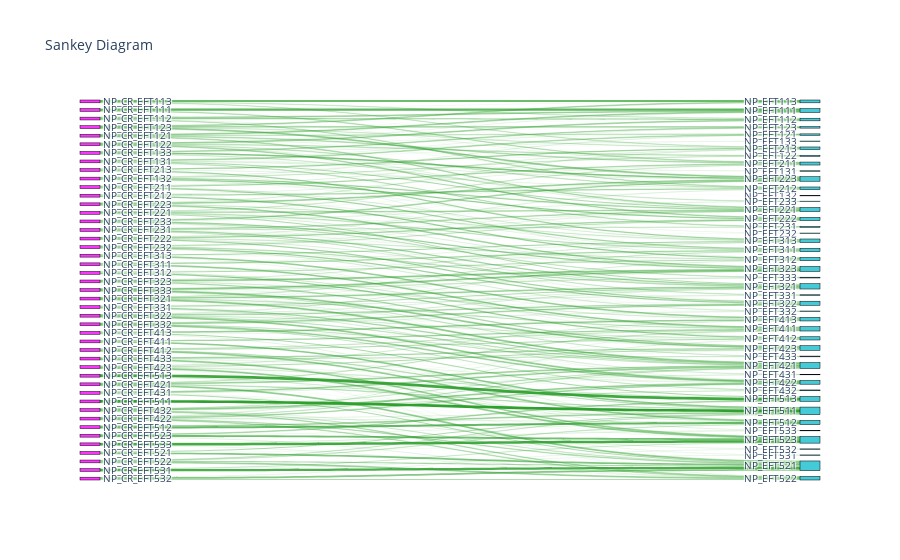

Notebook source saved alongside this figure:
### Code cell
import numpy
import pandas
import plotly.graph_objects as go

# read in the data to a dataframe
data_path = 'C:/Costa_Rica/EFT/Landsat7/EFT_correspondence_table_NP_based_national_scale_percentages.xlsx'
df = pandas.read_excel(
    data_path,
    sheet_name='EFT_correspondence_table_NP_bas',
    index_col=0  # use the first column as the row index
)


source_names = list(df.index.values)   # a list of the values in the first column
target_names = list(df.columns.values)  # a list of the values in the first row

# make all the source labels pink, and all the target labels blue
source_colors = ['rgba(255, 0, 255, 0.8)' for _ in source_names]
target_colors = ['rgba(23, 190, 207, 0.8)' for _ in target_names]
label_colors = source_colors + target_colors



# put all the source names and target names together in a list
labels = source_names + target_names
# this is the index where the target names start
targets_start_index = len(source_names)

sources = []
targets = []
values = []

# iterate over the rows in the dataframe in order
for source_index, (source, row) in enumerate(df.iterrows()):
    # source is a string
    # row is a pandas Series that we can iterate over
    for target_index, (target, value) in enumerate(row.iteritems()):
        # target is a string
        # value is the number in the cell or NaN
        if not numpy.isnan(value):  # don't include NaN cells
            # append the index, not the name. e.g. 0 instead of NP_CR_EFT111
            sources.append(source_index)
            targets.append(target_index + targets_start_index)
            values.append(value)

# print out all the source, target, value pairs
for s, t, v in zip(sources, targets, values):
    print(s, t, v)
    
# you can also do cool things with the colors, as an example:
# the fourth value of RGBA color is the opacity (0-1)
# you can use the value (the link width) to scale the opacity
link_colors = [f'rgba(44, 160, 44, {value})' for value in values]

# display the figure
fig = go.Figure(data=[go.Sankey(
    node=dict(
        pad=15,
        thickness=20,
        line=dict(color="black", width=0.5),
        label=labels,
        color=label_colors
    ),
    link=dict(
      source=sources,
      target=targets,
      value=values,
      color=link_colors
    )
)])

fig.update_layout(title_text="Sankey Diagram", font_size=10)
fig.show()
fig.write_image("C:/Costa_Rica/EFT/Landsat7/Sankey_Diagram_from_National_Local.svg")
fig.write_html("C:/Costa_Rica/EFT/Landsat7/Sankey_Diagram_from_National_Local.html")

### Figure 1 — Plotly figure (JSON) as saved in the notebook; plotly's stock layout.template omitted (floating-point values rounded to 4 significant figures; data arrays with more than 128 entries replaced by an {"elided": "..."} marker saying what was removed)
{"data": [{"link": {"color": {"elided": "382 str values"}, "source": {"elided": "382 int values"}, "target": {"elided": "382 int values"}, "value": {"elided": "382 float values"}}, "node": {"color": ["rgba(255, 0, 255, 0.8)", "rgba(255, 0, 255, 0.8)", "rgba(255, 0, 255, 0.8)", "rgba(255, 0, 255, 0.8)", "rgba(255, 0, 255, 0.8)", "rgba(255, 0, 255, 0.8)", "rgba(255, 0, 255, 0.8)", "rgba(255, 0, 255, 0.8)", "rgba(255, 0, 255, 0.8)", "rgba(255, 0, 255, 0.8)", "rgba(255, 0, 255, 0.8)", "rgba(255, 0, 255, 0.8)", "rgba(255, 0, 255, 0.8)", "rgba(255, 0, 255, 0.8)", "rgba(255, 0, 255, 0.8)", "rgba(255, 0, 255, 0.8)", "rgba(255, 0, 255, 0.8)", "rgba(255, 0, 255, 0.8)", "rgba(255, 0, 255, 0.8)", "rgba(255, 0, 255, 0.8)", "rgba(255, 0, 255, 0.8)", "rgba(255, 0, 255, 0.8)", "rgba(255, 0, 255, 0.8)", "rgba(255, 0, 255, 0.8)", "rgba(255, 0, 255, 0.8)", "rgba(255, 0, 255, 0.8)", "rgba(255, 0, 255, 0.8)", "rgba(255, 0, 255, 0.8)", "rgba(255, 0, 255, 0.8)", "rgba(255, 0, 255, 0.8)", "rgba(255, 0, 255, 0.8)", "rgba(255, 0, 255, 0.8)", "rgba(255, 0, 255, 0.8)", "rgba(255, 0, 255, 0.8)", "rgba(255, 0, 255, 0.8)", "rgba(255, 0, 255, 0.8)", "rgba(255, 0, 255, 0.8)", "rgba(255, 0, 255, 0.8)", "rgba(255, 0, 255, 0.8)", "rgba(255, 0, 255, 0.8)", "rgba(255, 0, 255, 0.8)", "rgba(255, 0, 255, 0.8)", "rgba(255, 0, 255, 0.8)", "rgba(255, 0, 255, 0.8)", "rgba(255, 0, 255, 0.8)", "rgba(23, 190, 207, 0.8)", "rgba(23, 190, 207, 0.8)", "rgba(23, 190, 207, 0.8)", "rgba(23, 190, 207, 0.8)", "rgba(23, 190, 207, 0.8)", "rgba(23, 190, 207, 0.8)", "rgba(23, 190, 207, 0.8)", "rgba(23, 190, 207, 0.8)", "rgba(23, 190, 207, 0.8)", "rgba(23, 190, 207, 0.8)", "rgba(23, 190, 207, 0.8)", "rgba(23, 190, 207, 0.8)", "rgba(23, 190, 207, 0.8)", "rgba(23, 190, 207, 0.8)", "rgba(23, 190, 207, 0.8)", "rgba(23, 190, 207, 0.8)", "rgba(23, 190, 207, 0.8)", "rgba(23, 190, 207, 0.8)", "rgba(23, 190, 207, 0.8)", "rgba(23, 190, 207, 0.8)", "rgba(23, 190, 207, 0.8)", "rgba(23, 190, 207, 0.8)", "rgba(23, 190, 207, 0.8)", "rgba(23, 190, 207, 0.8)", "rgba(23, 190, 207, 0.8)", "rgba(23, 190, 207, 0.8)", "rgba(23, 190, 207, 0.8)", "rgba(23, 190, 207, 0.8)", "rgba(23, 190, 207, 0.8)", "rgba(23, 190, 207, 0.8)", "rgba(23, 190, 207, 0.8)", "rgba(23, 190, 207, 0.8)", "rgba(23, 190, 207, 0.8)", "rgba(23, 190, 207, 0.8)", "rgba(23, 190, 207, 0.8)", "rgba(23, 190, 207, 0.8)", "rgba(23, 190, 207, 0.8)", "rgba(23, 190, 207, 0.8)", "rgba(23, 190, 207, 0.8)", "rgba(23, 190, 207, 0.8)", "rgba(23, 190, 207, 0.8)", "rgba(23, 190, 207, 0.8)", "rgba(23, 190, 207, 0.8)", "rgba(23, 190, 207, 0.8)", "rgba(23, 190, 207, 0.8)"], "label": ["NP_CR_EFT111", "NP_CR_EFT112", "NP_CR_EFT113", "NP_CR_EFT121", "NP_CR_EFT122", "NP_CR_EFT123", "NP_CR_EFT131", "NP_CR_EFT132", "NP_CR_EFT133", "NP_CR_EFT211", "NP_CR_EFT212", "NP_CR_EFT213", "NP_CR_EFT221", "NP_CR_EFT222", "NP_CR_EFT223", "NP_CR_EFT231", "NP_CR_EFT232", "NP_CR_EFT233", "NP_CR_EFT311", "NP_CR_EFT312", "NP_CR_EFT313", "NP_CR_EFT321", "NP_CR_EFT322", "NP_CR_EFT323", "NP_CR_EFT331", "NP_CR_EFT332", "NP_CR_EFT333", "NP_CR_EFT411", "NP_CR_EFT412", "NP_CR_EFT413", "NP_CR_EFT421", "NP_CR_EFT422", "NP_CR_EFT423", "NP_CR_EFT431", "NP_CR_EFT432", "NP_CR_EFT433", "NP_CR_EFT511", "NP_CR_EFT512", "NP_CR_EFT513", "NP_CR_EFT521", "NP_CR_EFT522", "NP_CR_EFT523", "NP_CR_EFT531", "NP_CR_EFT532", "NP_CR_EFT533", "NP_EFT113", "NP_EFT111", "NP_EFT112", "NP_EFT123", "NP_EFT121", "NP_EFT122", "NP_EFT133", "NP_EFT131", "NP_EFT132", "NP_EFT213", "NP_EFT211", "NP_EFT212", "NP_EFT223", "NP_EFT221", "NP_EFT222", "NP_EFT233", "NP_EFT231", "NP_EFT232", "NP_EFT313", "NP_EFT311", "NP_EFT312", "NP_EFT323", "NP_EFT321", "NP_EFT322", "NP_EFT333", "NP_EFT331", "NP_EFT332", "NP_EFT413", "NP_EFT411", "NP_EFT412", "NP_EFT423", "NP_EFT421", "NP_EFT422", "NP_EFT433", "NP_EFT431", "NP_EFT432", "NP_EFT513", "NP_EFT511", "NP_EFT512", "NP_EFT523", "NP_EFT521", "NP_EFT522", "NP_EFT533", "NP_EFT531", "NP_EFT532"], "line": {"color": "black", "width": 0.5}, "pad": 15, "thickness": 20}, "type": "sankey"}], "layout": {"font": {"size": 10}, "title": {"text": "Sankey Diagram"}}}
